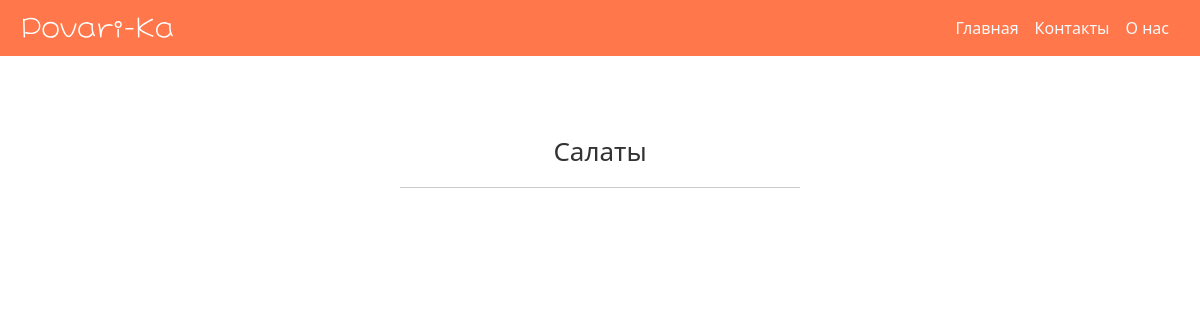
Page /category/salad on the earlier database version.
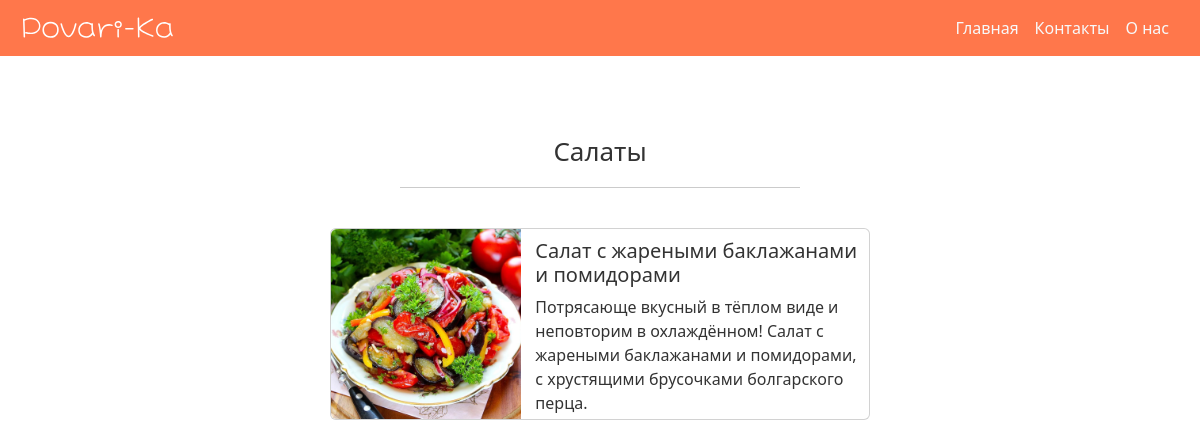
Same page on the later database version.
### recipes/models.py (models this page shows, shortened)
class Recipe(models.Model):
    category = models.CharField(max_length=15, choices=CATEGORY_CHOICES, default='')
    name = models.CharField(max_length=250, default='', unique=True)
    description = models.CharField(max_length=150, default='')
    image = models.ImageField(upload_to='images', blank=True, null=True, default='Recipe Image')
    cooking_time = models.IntegerField(null=True)

### recipes/views.py (the view)
# urls.py: path('category/<str:category_val>', views.category, name='category'),
def category(request, category_val):
    template = loader.get_template('category.html')
    category_choices = CATEGORY_CHOICES[category_val]
    category_result = Recipe.objects.all().filter(category=category_val)
    context = {
        'category_choices': category_choices,
        'curr_category': category_val,
        'category_result': category_result,
    }
    return HttpResponse(template.render(context, request))

### recipes/templates/category.html (shortened to what this page needs)
{% extends "master.html" %}
{% load static %}
{% block css %}
<link rel="stylesheet" href="{% static 'css/category.css' %}">
{% endblock %}
{% block content %}
    <h1 class="choose-category">{{ category_choices }}</h1>
    <hr class="category-underline" style="border-color: #333333;">
    {% for x in category_result %}
        <div class="card mb-3" style="max-width: 540px;">
            <a href="/recipe/{{ x.id }}">
                <div class="row g-0 mx-auto">
                    <div class="col-md-4">
                        <img class="category-recipe-img rounded-start"
                            src="{{x.image.url}}"
                            alt="Recipe Image"
                        />
                    </div>
                    <div class="col-md-8">
                        <div class="card-body-category">
                            <h5 class="card-title">{{x.name|lower|capfirst}}</h5>
                            <p class="card-text">
                                {{x.description}}
                            </p>
                        </div>
                    </div>
                </div>
            </a>
        </div>
    {% endfor %}
{% endblock %}

Differences in the rows shown:
added Recipe: image (picture), name "салат с жареными баклажанами и помидорами", description "Потрясающе вкусный в тёплом виде и неповторим в охлаждённом! Салат с жареными баклажанами и помидорами, с хрустящими брусочками болгарского перца."
